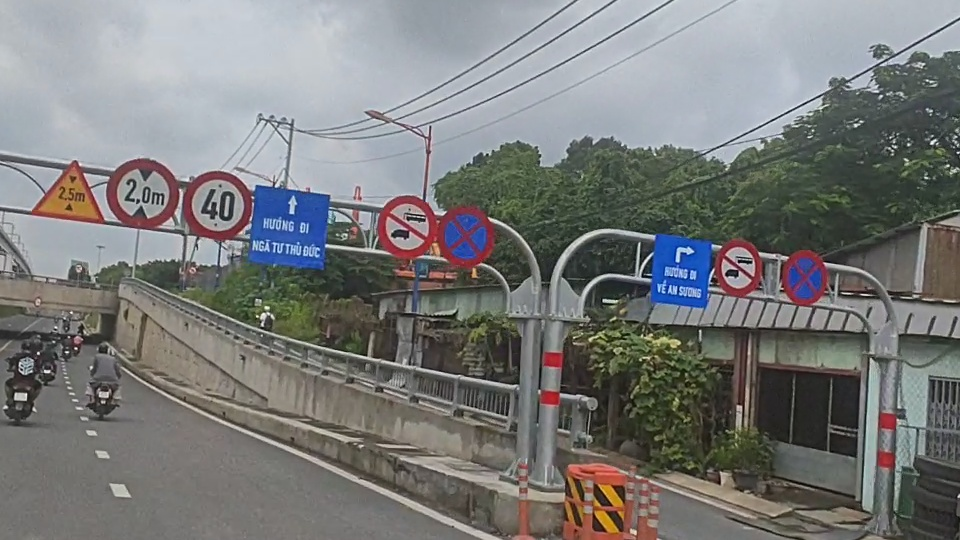
#> input picture data/raw/images/0589.jpg, 960 x 540 px
$ python -i segmentation.py   (imports and definitions only)
#> lines starting #> are read from the running program, lines starting #| are printed output that depends on the picture; after the words box and inside, x2 and y2 are one past the last pixel; in counts of white or black regions, pixels touching at a corner belong together
#> further down, picture is the input picture: shape (540, 960, 3); mean B, G, R 121.7, 122.6, 121.5
"""Module Phân Đoạn Màu Kênh HSV (Color Segmentation).

Thực hiện phân đoạn các vùng ảnh màu có khả năng chứa biển báo giao thông Việt Nam
dựa trên 3 nhóm màu chủ đạo:
- Đỏ (Red): Biển cấm (viền đỏ), biển cảnh báo nguy hiểm (viền đỏ).
- Vàng (Yellow): Nền biển cảnh báo nguy hiểm.
- Xanh dương (Blue): Biển hiệu lệnh, biển chỉ dẫn.

Sử dụng không gian màu HSV vì kênh Hue tách biệt thông tin màu sắc khỏi độ sáng (Value).
"""

from typing import Dict, List, Optional, Tuple

import cv2
import numpy as np

# Bộ dải ngưỡng HSV chuẩn cho biển báo giao thông Việt Nam
DEFAULT_HSV_RANGES: Dict[str, Tuple[List[int], List[int]]] = {
    "red1": ([0, 50, 50], [15, 255, 255]),
    "red2": ([162, 50, 50], [180, 255, 255]),
    "yellow": ([14, 50, 50], [38, 255, 255]),
    "blue": ([88, 50, 50], [132, 255, 255]),
}


def get_hsv_ranges(set_number: int = 1) -> Dict[str, Tuple[List[int], List[int]]]:
    """Lấy danh sách các dải ngưỡng không gian màu HSV tương ứng.

    Màu đỏ nằm ở 2 đầu dải Hue ([0..15] và [162..180]) trong OpenCV (Hue từ 0 đến 180).

    Args:
        set_number (int): Bộ dải màu (1: Tiêu chuẩn, 2: Độ bão hòa trung bình, 3: Dải hẹp).

    Returns:
        Dict[str, Tuple[List[int], List[int]]]: Từ điển chứa các dải (lower_bound, upper_bound).
    """
    ranges_by_set = {
        1: DEFAULT_HSV_RANGES,
        2: {
            "red1": ([0, 70, 70], [10, 255, 255]),
            "red2": ([170, 70, 70], [180, 255, 255]),
            "yellow": ([20, 70, 70], [30, 255, 255]),
            "blue": ([100, 70, 70], [125, 255, 255]),
        },
        3: {
            "red1": ([0, 100, 100], [5, 255, 255]),
            "red2": ([175, 100, 100], [180, 255, 255]),
            "yellow": ([22, 100, 100], [28, 255, 255]),
            "blue": ([105, 100, 100], [115, 255, 255]),
        },
    }
    return ranges_by_set.get(set_number, DEFAULT_HSV_RANGES)


def generate_combined_mask(
    img_hsv: np.ndarray,
    ranges: Optional[Dict[str, Tuple[List[int], List[int]]]] = None,
) -> Tuple[np.ndarray, np.ndarray, np.ndarray, np.ndarray]:
    """Tạo mặt nạ (mask) kết hợp từ các dải màu Đỏ, Xanh dương và Vàng.

    Args:
        img_hsv (np.ndarray): Ảnh đã chuyển đổi sang không gian màu HSV.
        ranges (Optional[Dict]): Từ điển các dải màu. Nếu None, dùng DEFAULT_HSV_RANGES.

    Returns:
        Tuple[np.ndarray, np.ndarray, np.ndarray, np.ndarray]:
            (combined_mask, mask_red, mask_blue, mask_yellow)
    """
    hsv_ranges = ranges if ranges is not None else DEFAULT_HSV_RANGES
    lower_r1, upper_r1 = hsv_ranges["red1"]
    lower_r2, upper_r2 = hsv_ranges["red2"]
    lower_y, upper_y = hsv_ranges["yellow"]
    lower_b, upper_b = hsv_ranges["blue"]

    # Đỏ được hợp nhất từ 2 dải do Hue bao quanh mốc 0/180
    mask_red = cv2.bitwise_or(
        cv2.inRange(
            img_hsv, np.array(lower_r1, dtype=np.uint8), np.array(upper_r1, dtype=np.uint8)
        ),
        cv2.inRange(
            img_hsv, np.array(lower_r2, dtype=np.uint8), np.array(upper_r2, dtype=np.uint8)
        ),
    )
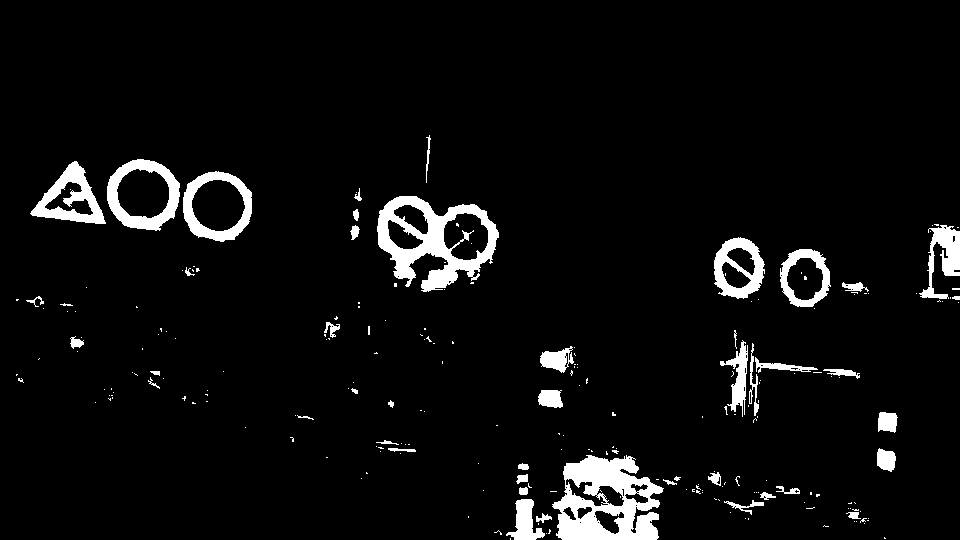
#> mask_red: shape (540, 960); 5.2% white; 230 white regions (183 under 20 px), largest, box (x1, y1, x2, y2) and area: (552, 455, 664, 540) 5736, (377, 196, 499, 292) 4954, (107, 159, 180, 231) 2078
    mask_yellow = cv2.inRange(
        img_hsv, np.array(lower_y, dtype=np.uint8), np.array(upper_y, dtype=np.uint8)
    )
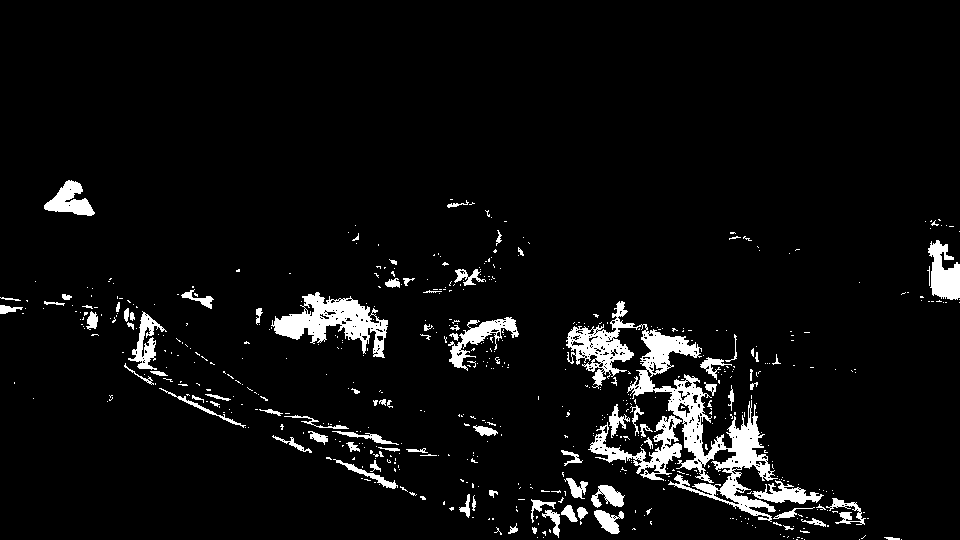
#> mask_yellow: shape (540, 960); 5.4% white; 587 white regions (498 under 20 px), largest, box (x1, y1, x2, y2) and area: (566, 301, 778, 522) 9071, (271, 292, 388, 358) 3252, (588, 415, 682, 481) 1802
    mask_blue = cv2.inRange(
        img_hsv, np.array(lower_b, dtype=np.uint8), np.array(upper_b, dtype=np.uint8)
    )
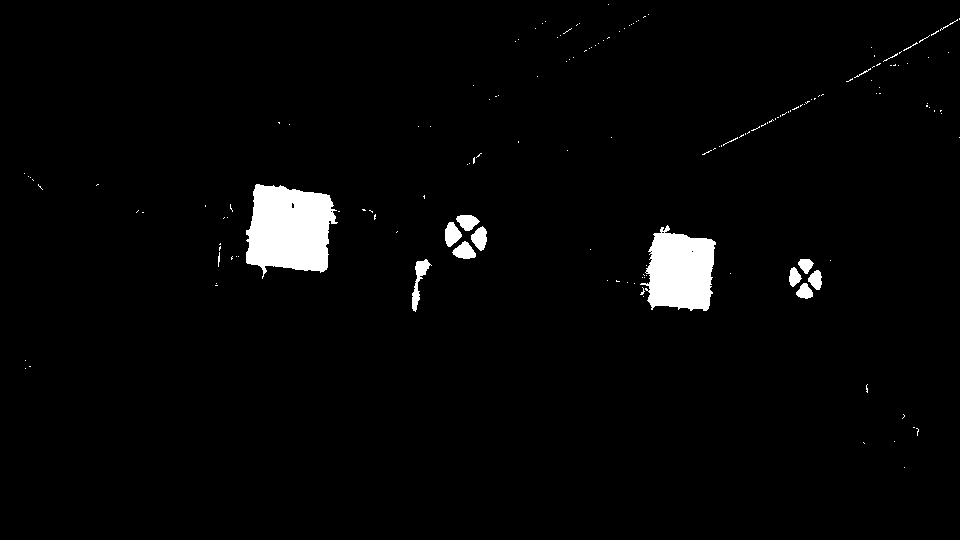
#> mask_blue: shape (540, 960); 2.6% white; 163 white regions (146 under 20 px), largest, box (x1, y1, x2, y2) and area: (246, 184, 338, 279) 6360, (640, 225, 716, 311) 4602, (412, 259, 432, 312) 365

    # Kết hợp tất cả bằng phép toán OR bitwise
    combined = cv2.bitwise_or(cv2.bitwise_or(mask_red, mask_yellow), mask_blue)
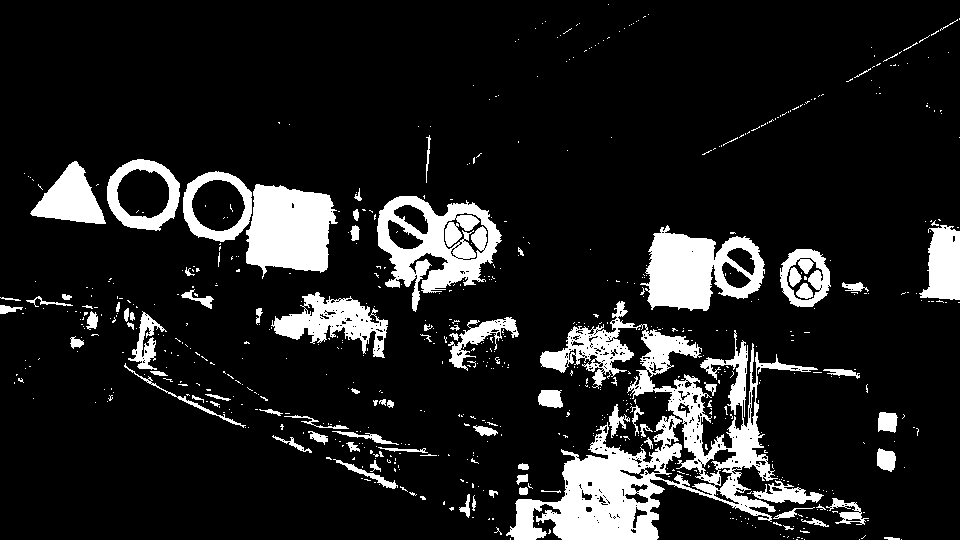
#> combined: shape (540, 960); 12.8% white; 688 white regions (599 under 20 px), largest, box (x1, y1, x2, y2) and area: (506, 301, 818, 540) 21240, (377, 196, 502, 312) 6638, (246, 184, 338, 279) 6360
    return combined, mask_red, mask_blue, mask_yellow


# [18 lines left out: functions build_achromatic_mask, fill_mask_holes, not called in this run]


def segment_colors(
    image_bgr: np.ndarray,
    set_number: int = 1,
    include_achromatic: bool = False,
    achromatic_dilate_ksize: int = 9,
    fill_holes: bool = False,
    ranges: Optional[Dict[str, Tuple[List[int], List[int]]]] = None,
) -> Tuple[np.ndarray, np.ndarray]:
    """Phân đoạn màu ảnh BGR đầu vào theo các dải màu biển báo.

    Args:
        image_bgr (np.ndarray): Ảnh gốc BGR.
        set_number (int): Bộ dải màu HSV. Mặc định 1.
        include_achromatic (bool): Có hợp nhất vùng trắng/đen hay không. Mặc định False.
        achromatic_dilate_ksize (int): Kích thước kernel giãn nở mặt nạ phi sắc. Mặc định 9.
        fill_holes (bool): Lấp đầy lỗ hổng trong mặt nạ hay không. Mặc định False.
        ranges (Optional[Dict]): Bộ ngưỡng HSV tùy chỉnh.

    Returns:
        Tuple[np.ndarray, np.ndarray]: (Ảnh sau phân đoạn BGR, mặt nạ nhị phân kết hợp).

    Raises:
        ValueError: Nếu ảnh rỗng.
    """
    if image_bgr is None or image_bgr.size == 0:
        raise ValueError("Ảnh đầu vào rỗng hoặc không hợp lệ")

    img_hsv = cv2.cvtColor(image_bgr, cv2.COLOR_BGR2HSV)
    hsv_ranges = ranges if ranges is not None else get_hsv_ranges(set_number)
    combined_mask, _, _, _ = generate_combined_mask(img_hsv, hsv_ranges)

    if include_achromatic:
        achromatic_mask = build_achromatic_mask(img_hsv)
        if achromatic_dilate_ksize and achromatic_dilate_ksize > 1:
            kernel = cv2.getStructuringElement(
                cv2.MORPH_ELLIPSE, (achromatic_dilate_ksize, achromatic_dilate_ksize)
            )
            achromatic_mask = cv2.dilate(achromatic_mask, kernel)
        combined_mask = cv2.bitwise_or(combined_mask, achromatic_mask)

    if fill_holes:
        combined_mask = fill_mask_holes(combined_mask)

    segmented = cv2.bitwise_and(image_bgr, image_bgr, mask=combined_mask)
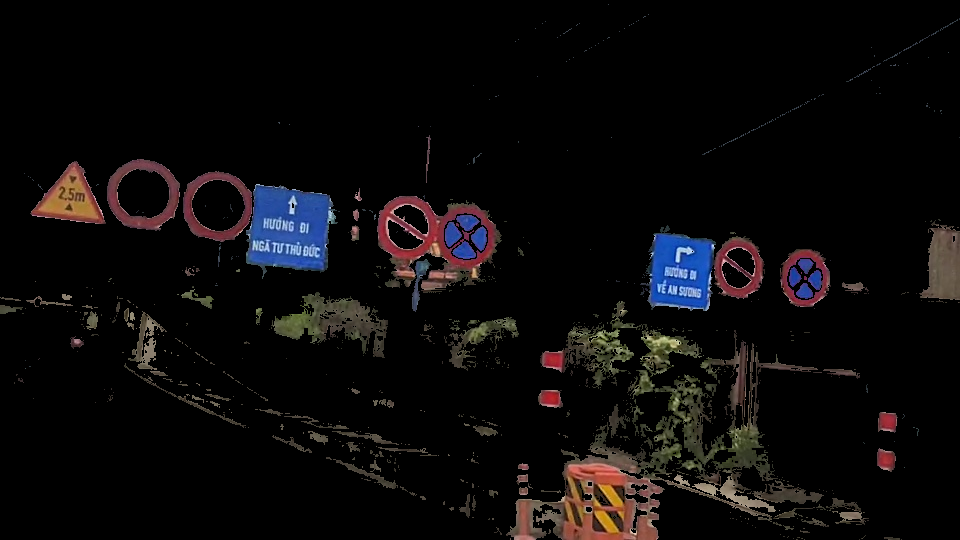
#> segmented: shape (540, 960, 3); mean B, G, R 10.7, 10.2, 12
    return segmented, combined_mask


# Bí danh tương thích ngược
segment_task2 = segment_colors


# [15 lines left out: function build_sign_color_mask, not called in this run]

>>> import cv2
>>> picture = cv2.imread('../data/raw/images/0589.jpg')
>>> result = segment_colors(picture)

$ run again, on data/raw/images/0667.jpg
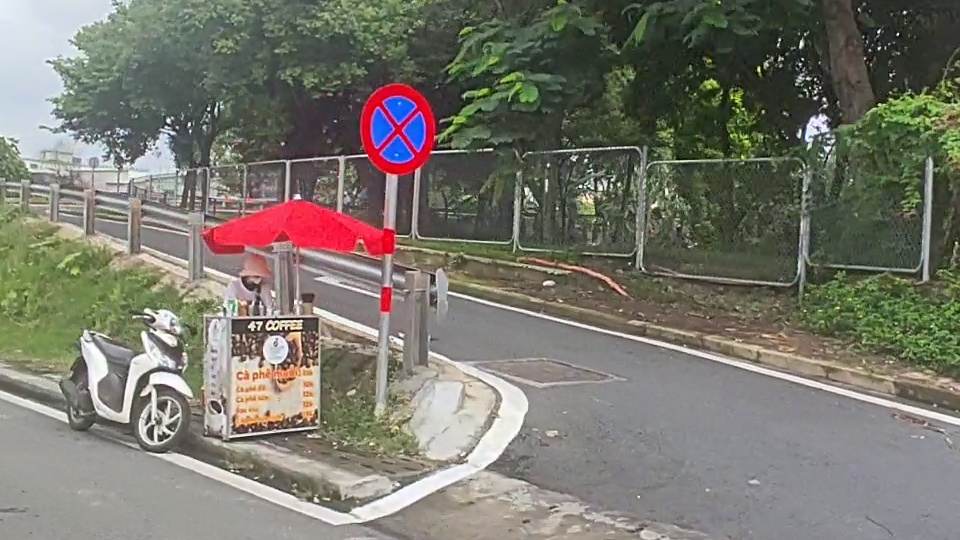
#> input picture data/raw/images/0667.jpg, 960 x 540 px
#> picture is the input picture: shape (540, 960, 3); mean B, G, R 108.8, 118.9, 120.9
#> img_hsv: shape (540, 960, 3); mean H, S, V 55.9, 45.3, 127.2
#> in generate_combined_mask, `mask_red = cv2.bitwise_or( cv2.inRange( img_hsv, np.array(lower_r1, dt..`:
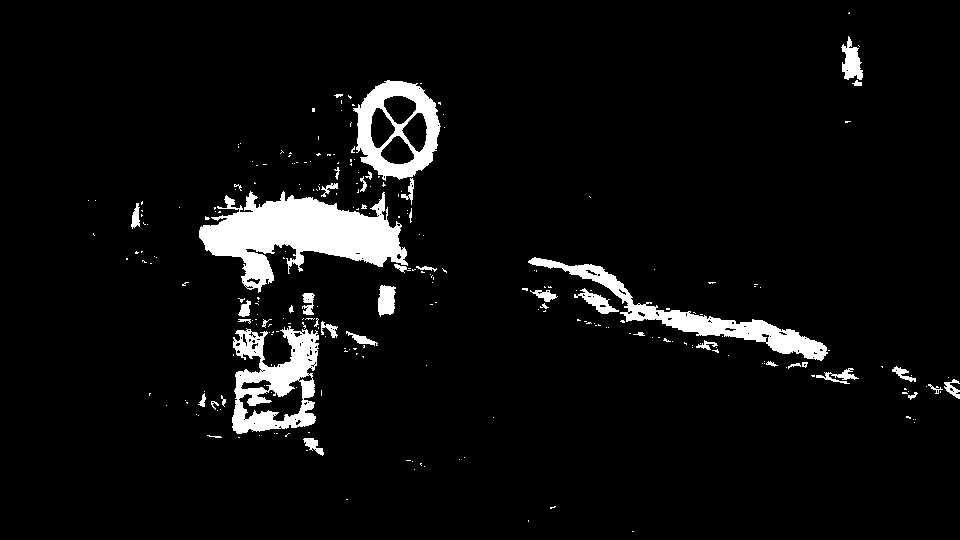
#> mask_red: shape (540, 960); 5.6% white; 260 white regions (216 under 20 px), largest, box (x1, y1, x2, y2) and area: (199, 191, 408, 293) 10488, (232, 326, 319, 434) 5027, (528, 257, 828, 361) 4680
#> mask_yellow: shape (540, 960); 10.2% white; 670 white regions (578 under 20 px), largest, box (x1, y1, x2, y2) and area: (396, 236, 960, 411) 22550, (296, 339, 421, 461) 6292, (0, 192, 221, 325) 5965
#> mask_blue: shape (540, 960); 0.4% white; 36 white regions (29 under 20 px), largest, box (x1, y1, x2, y2) and area: (385, 98, 415, 123) 478, (383, 137, 412, 162) 475, (372, 110, 393, 146) 473
#> combined: shape (540, 960); 15.2% white; 704 white regions (599 under 20 px), largest, box (x1, y1, x2, y2) and area: (199, 191, 960, 411) 36710, (296, 339, 421, 461) 6329, (232, 318, 319, 434) 6224
#> in segment_colors, `segmented = cv2.bitwise_and(image_bgr, image_bgr, mask=combined_mask)`:
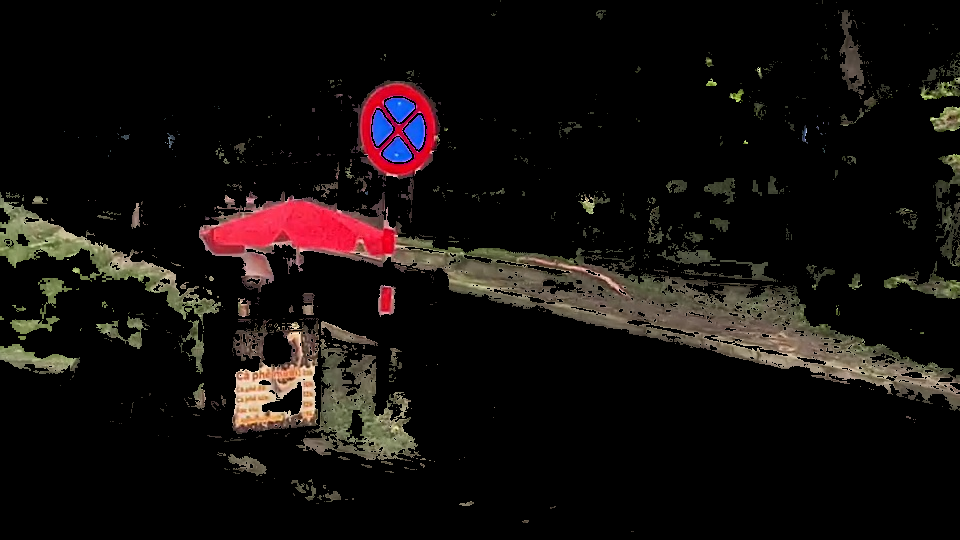
#> segmented: shape (540, 960, 3); mean B, G, R 13.1, 14.9, 19.7

$ run again, on data/raw/images/0902.jpg
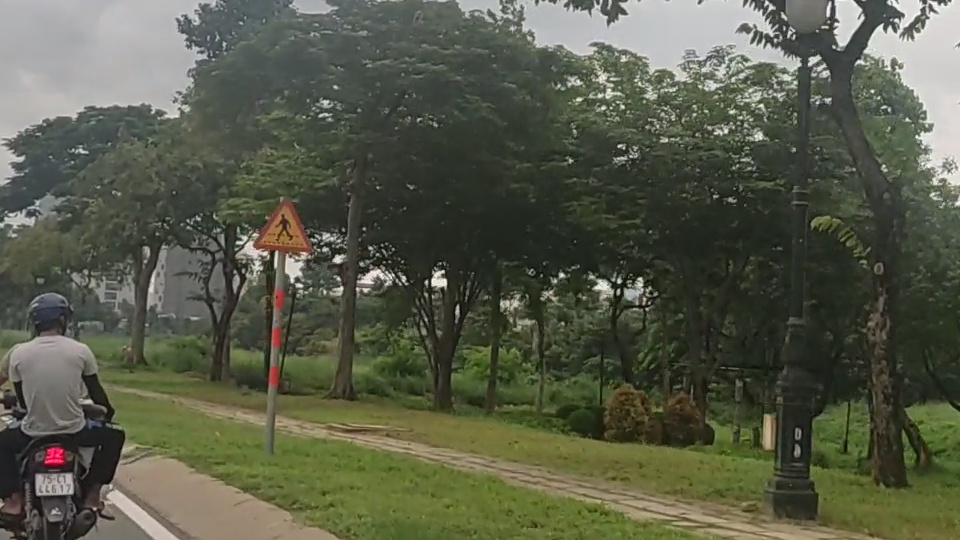
#> input picture data/raw/images/0902.jpg, 960 x 540 px
#> picture is the input picture: shape (540, 960, 3); mean B, G, R 73.1, 91.1, 87.6
#> img_hsv: shape (540, 960, 3); mean H, S, V 44.3, 60.9, 92.7
#> in generate_combined_mask, `mask_red = cv2.bitwise_or( cv2.inRange( img_hsv, np.array(lower_r1, dt..`:
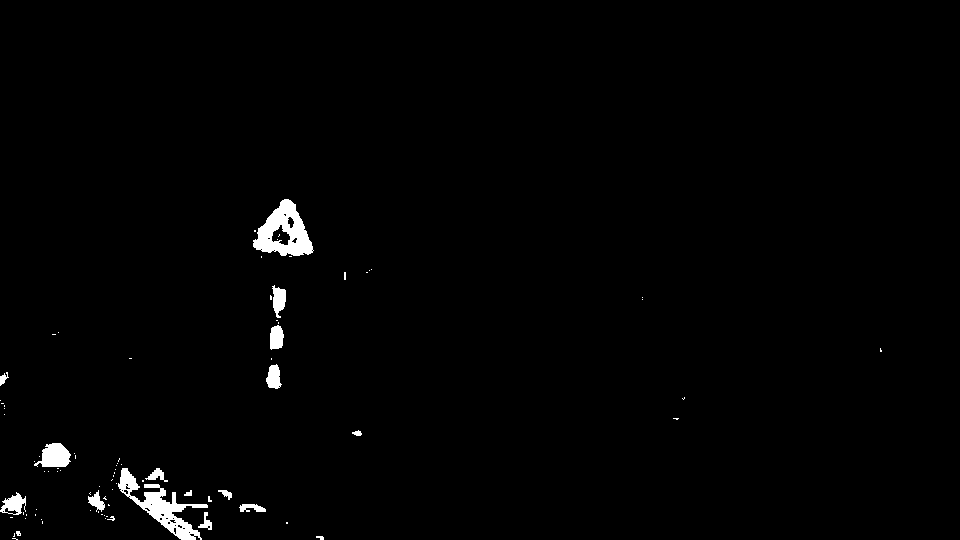
#> mask_red: shape (540, 960); 1.3% white; 86 white regions (69 under 20 px), largest, box (x1, y1, x2, y2) and area: (253, 199, 314, 256) 1870, (118, 468, 208, 540) 1836, (34, 443, 71, 467) 605
#> mask_yellow: shape (540, 960); 23.8% white; 932 white regions (812 under 20 px), largest, box (x1, y1, x2, y2) and area: (92, 262, 960, 540) 105924, (3, 226, 78, 278) 1817, (810, 212, 868, 257) 978
#> mask_blue: shape (540, 960); 0.05% white; 7 white regions (5 under 20 px), largest, box (x1, y1, x2, y2) and area: (38, 305, 64, 320) 236, (91, 419, 99, 429) 36
#> combined: shape (540, 960); 24.7% white; 937 white regions (819 under 20 px), largest, box (x1, y1, x2, y2) and area: (92, 192, 960, 540) 110768, (3, 226, 78, 278) 1817, (810, 212, 868, 257) 978
#> in segment_colors, `segmented = cv2.bitwise_and(image_bgr, image_bgr, mask=combined_mask)`:
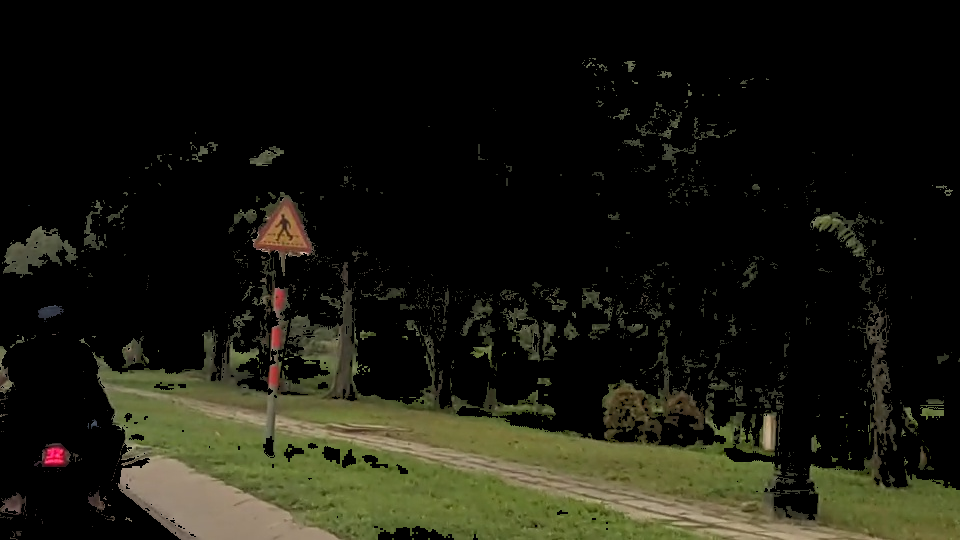
#> segmented: shape (540, 960, 3); mean B, G, R 15.6, 25.1, 25.1
